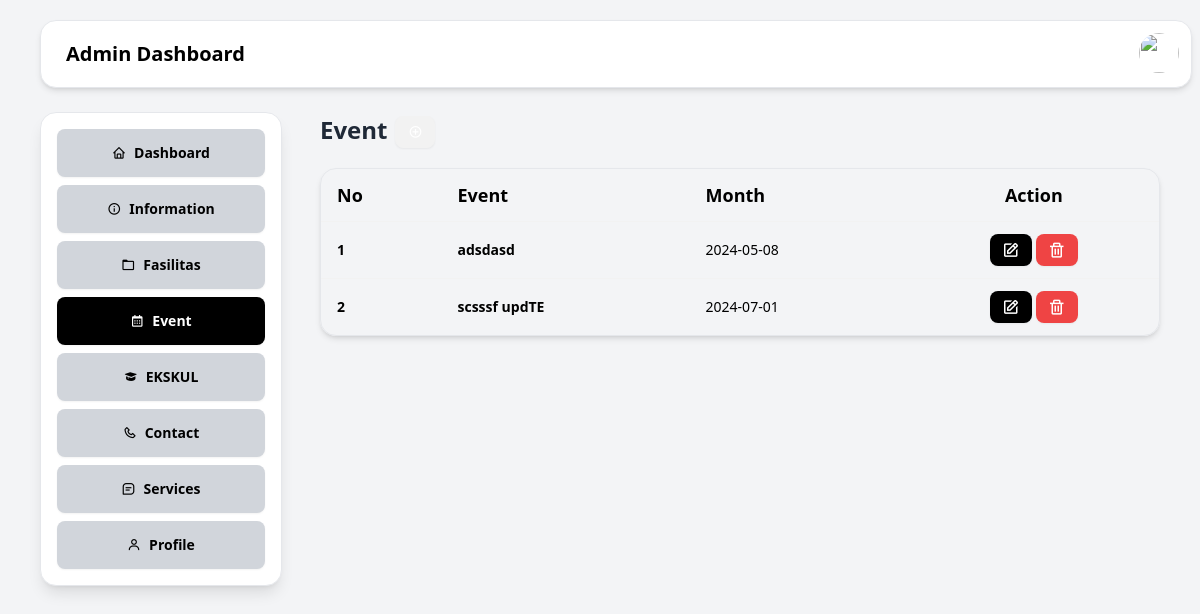
Page /src/Admin/event.php on the earlier database version.
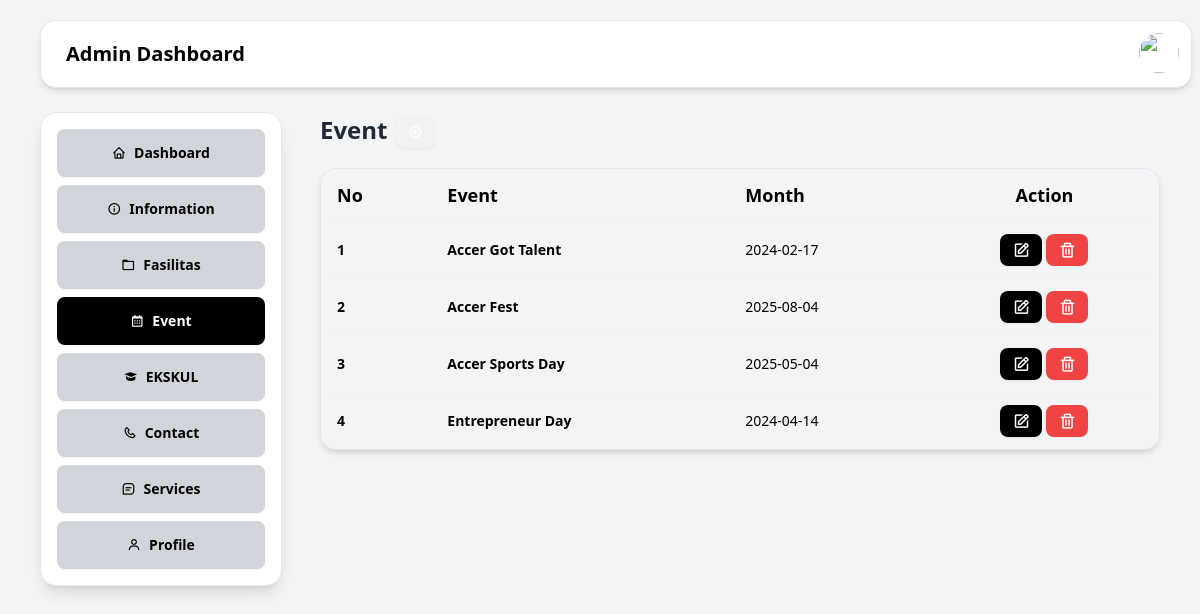
Same page on the later database version.
### tables this page shows
CREATE TABLE `events` (
  `event_id` int NOT NULL,
  `event_date` date DEFAULT NULL,
  `name` varchar(80) DEFAULT NULL,
  `user_id` int DEFAULT NULL
);

### src/Admin/event.php (the view, shortened to what this page needs)
<?php
    include '../layout/Admin/_top.php';
?>
<div class="grid items-center ps-[20rem] pt-[7rem]">
    <span class="flex items-center justify-between mb-5">
        <div class="flex gap-2 items-center justify-center">
            <h1 class="text-2xl font-bold">Event</h1>
            <button class="btn btn-sm text-white mt-1" onclick="document.getElementById('add_event_modal').showModal()"><i class="bx bx-plus-circle"></i></button>
        </div>
    </span>
    <div class="overflow-x-scroll max-w-[95rem] max-h-[48rem] border rounded-box shadow-md me-10">
        <table class="table">
            <thead class="text-black text-lg">
                <tr>
                    <th>No</th>
                    <th>Event</th>
                    <th>Month</th>
                    <th class="text-center">Action</th>
                </tr>
            </thead>
            <tbody class="text-black">
            <?php
                include '../../helper/connection.php';
                $sql = "SELECT * FROM events";
                $query = mysqli_query($connection, $sql);
                $no = 1;
                while($data = mysqli_fetch_array($query)){
            ?>
                    <tr>
                        <th>
                            <span class="text-sm"><?php echo $no ?></span>
                        </th>
                        <td>
                            <div class="font-bold"><?php echo $data['name'] ?></div>
                        <td>
                            <p class="text-sm">
                                <?php echo $data["event_date"]?>
                            </p>
                        </td>
                        <th>
                            <span class="flex items-center justify-center gap-1">
                                <button class="btn btn-sm bg-black text-white border-none text-lg" onclick="openUpdateModal(<?php echo $data['event_id']; ?>)"><i class="bx bx-edit"></i></button>
                                <button class="btn btn-sm bg-red-500 text-white border-none text-lg" onclick="modalDelete(<?php echo $data['event_id']?>)" ><i class="bx bx-trash"></i></button>
                            </span>
                        </th>
                    </tr>
            <?php
                $no++;
                }
                echo "</tbody>";
                echo "</table>";
            ?>
    </div>
</div>
<?php
    include '../layout/Admin/_bottom.php';
?>

Differences in the rows shown:
removed events: name "adsdasd", event_date "2024-05-08"
removed events: name "scsssf updTE", event_date "2024-07-01"
added events: name "Accer Got Talent", event_date "2024-02-17"
added events: name "Accer Fest", event_date "2025-08-04"
added events: name "Accer Sports Day", event_date "2025-05-04"
added events: name "Entrepreneur Day", event_date "2024-04-14"
